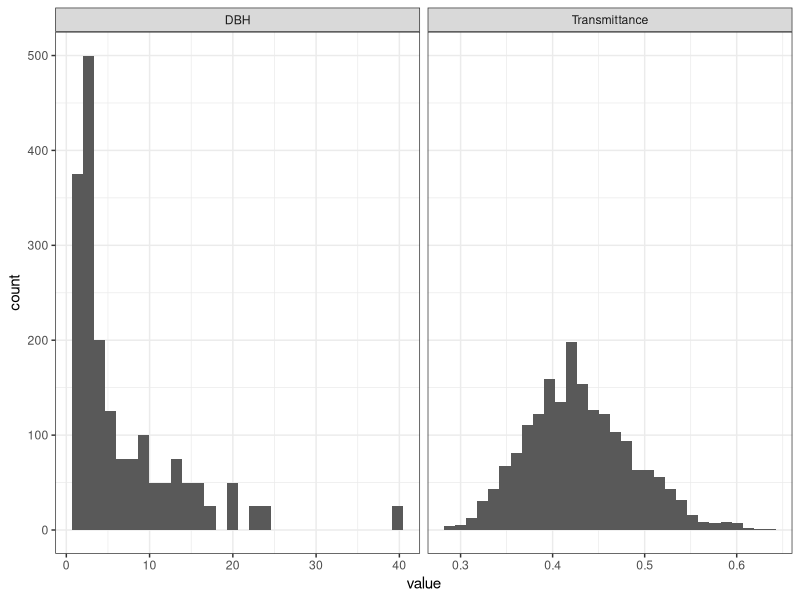
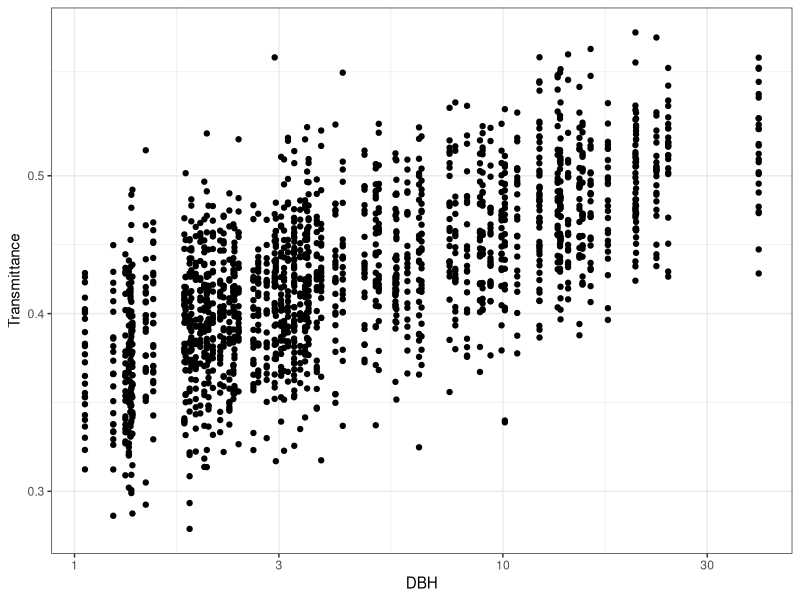
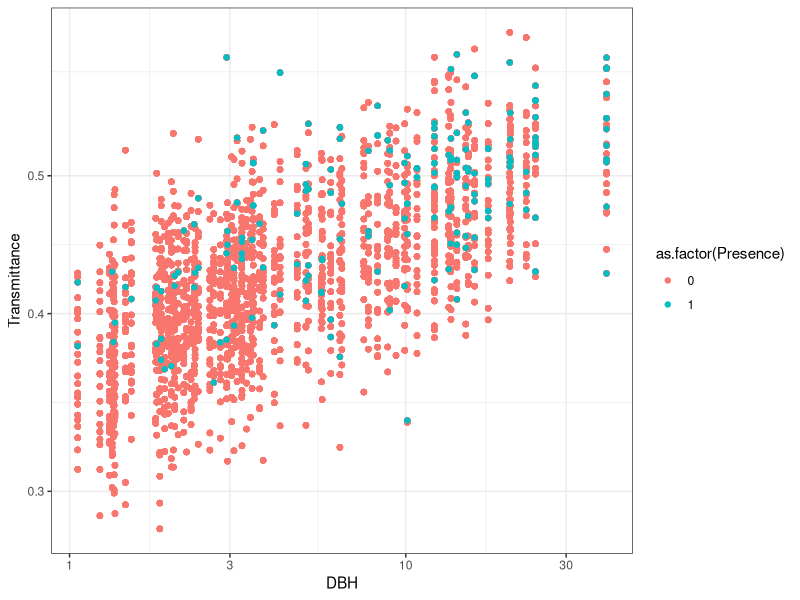
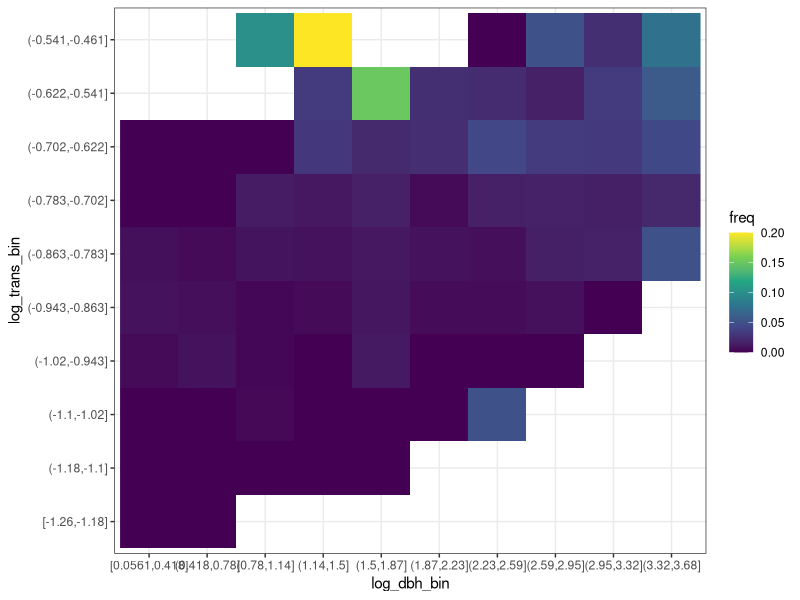

Write R code to recreate these figures, in order.
## ---- chunk 1
library(tidyverse)
## ---- chunk 2
background <- data.frame(DBH = rlnorm(100, meanlog = 1, sdlog = 1)) %>% # Log Normal Distribution
  rowwise() %>% 
  filter(DBH>=1) %>% 
  mutate(Transmittance = list(rlnorm(25, meanlog = 1/10*log(DBH)-1, sdlog = 0.1))) %>% # Log Normal Distribution
  unnest(Transmittance)

background$Transmittance[[1]]

background %>% 
  gather(variable, value) %>% 
  ggplot(aes(value)) +
  geom_histogram() +
  theme_bw() +
  facet_wrap(~ variable, scales = "free_x")
## ---- chunk 3
ggplot(background, aes(DBH, Transmittance)) +
  geom_point() +
  scale_x_log10() +
  scale_y_log10() +
  theme_bw()
## ---- chunk 4
O_1 <- 0.7 # at the light
iota <- 0 # no ontogeny effect on the light optimum
a <- -2 #-1

inv_logit <- function(x) 1/(1+exp(-x))

data <- background %>% 
  mutate(Suitability = inv_logit(a*(log(Transmittance) - (O_1 + iota*log(DBH)))^2)) %>% 
  rowwise() %>% 
  mutate(Presence = list(as.numeric(rbinom(n=10, size = 1, prob = Suitability)))) %>% 
  unnest(Presence)
## ---- chunk 5
data %>% filter(Presence == 1) %>% nrow()
nrow(data %>% filter(Presence == 1))/nrow(data) 
## ---- chunk 6
data %>% 
  # filter(Presence == 1) %>% 
  arrange(Presence) %>% 
  ggplot(aes(DBH, Transmittance, col= as.factor(Presence))) +
  geom_point() + # size=0.8
  scale_x_log10() +
  scale_y_log10() +
  theme_bw()
## ---- chunk 7
# couper en 10x10 carrés
data %>% 
  mutate(log_dbh_bin = cut_interval(log(DBH), n = 10),
         log_trans_bin = cut_interval(log(Transmittance), n = 10)) %>% 
  group_by(Presence, log_dbh_bin, log_trans_bin) %>% 
  summarise(n = n()) %>% # count
  mutate(Presence = recode(as.character(Presence), "1" = "Presence", "0" = "Absence")) %>% 
  pivot_wider(names_from = Presence, values_from = n) %>% 
  mutate_at(vars(c("Absence", "Presence")), ~ ifelse(is.na(.), 0, .)) %>% 
  mutate(freq = Presence/(Presence+Absence)) %>% # ratio presence/total 
  
  ggplot(aes(log_dbh_bin, log_trans_bin, fill = freq)) +
  geom_raster() +
  theme_bw() +
  scale_fill_viridis_c()
